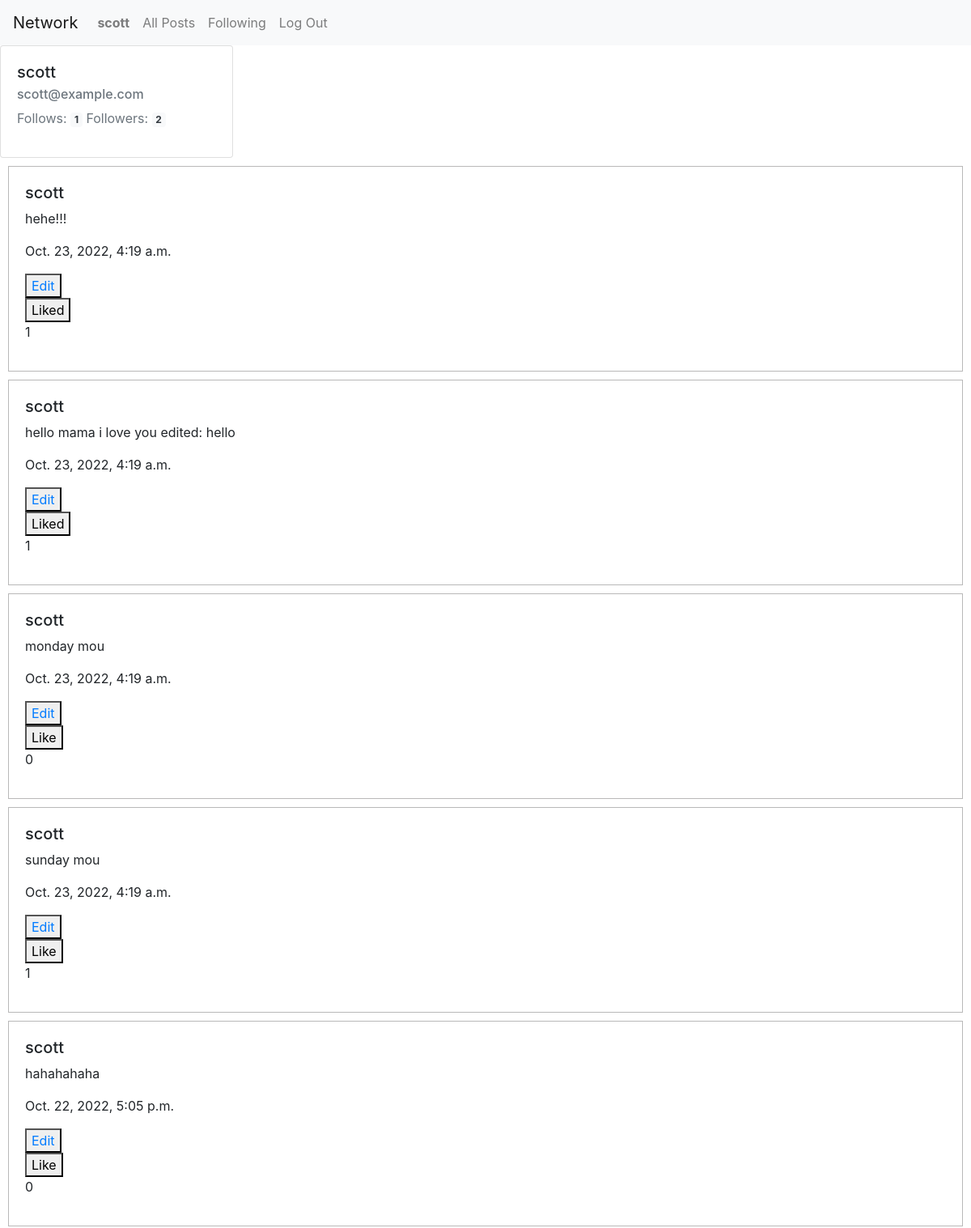
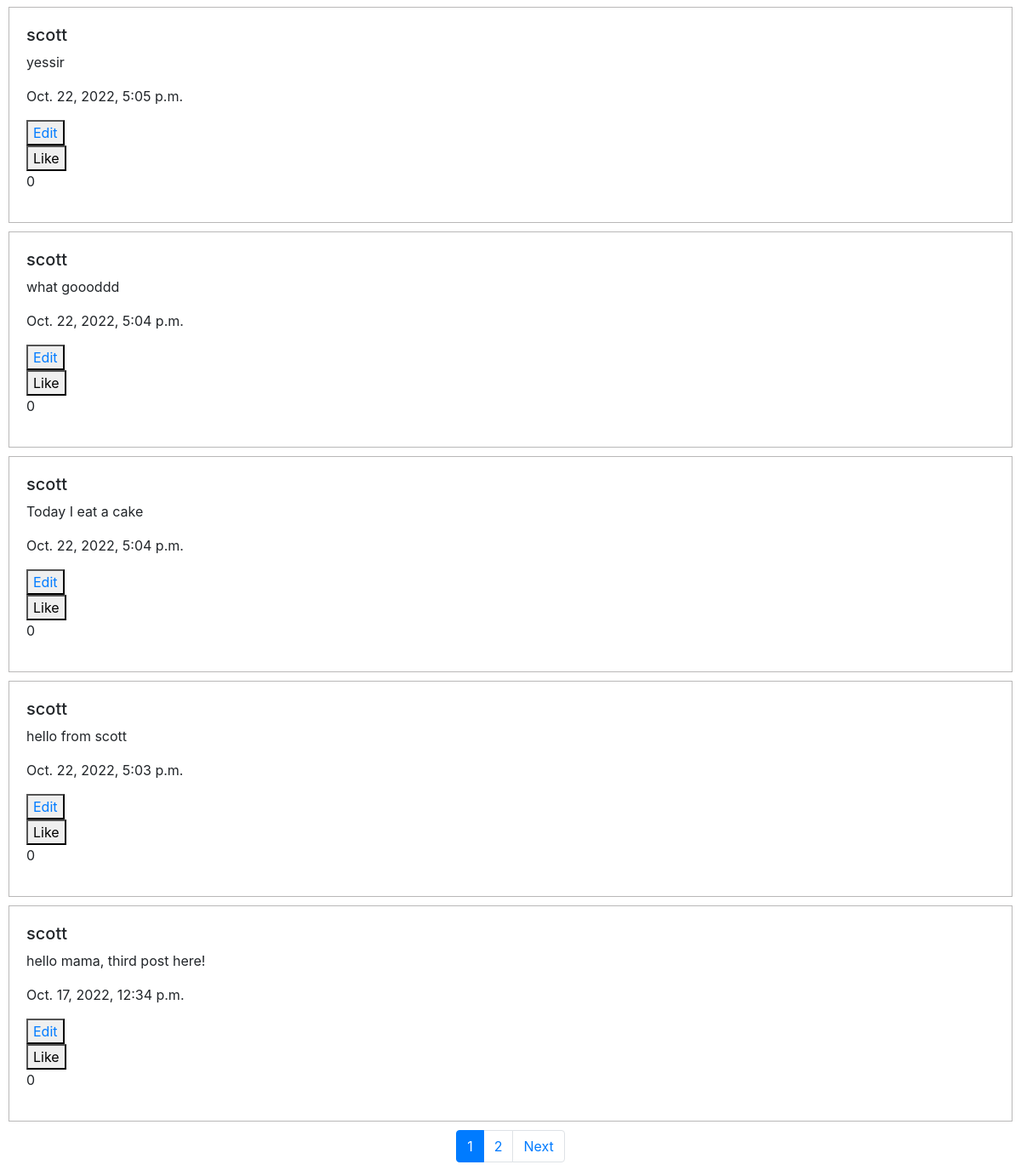
Screenshot of /profile/scott (signed in) with the database file from the repository (2 pictures, top to bottom).
### network/models.py (models this page shows, shortened)
class User(AbstractUser):
    pass

class Post(models.Model):
    user = models.ForeignKey(User, on_delete=models.CASCADE, related_name="posts")
    content = models.CharField(max_length=300)
    timestamp = models.DateTimeField(auto_now_add=True)
    like = models.ManyToManyField(User, blank=True, related_name="liked_user")

### network/views.py (the view)
# urls.py: path("profile/<str:username>", views.profile, name="profile"),
def profile(request, username):
    is_following = 0
    userinfo = User.objects.get(username=username)
    if request.user.is_authenticated:
        currentuser = request.session['_auth_user_id']
        is_following = Follower.objects.filter(follower=currentuser, following=userinfo).count()
        postData = Post.objects.filter(user=userinfo.id).order_by('-timestamp')
    else:
        postData = Post.objects.filter(username=userinfo.id).order_by('-timestamp')
    total_following = Follower.objects.filter(follower=userinfo).count()
    total_followers = Follower.objects.filter(following=userinfo).count()
    paginator = Paginator(postData, POST_PER_PAGE)
    page_number = request.GET.get('page')
    page_obj = paginator.get_page(page_number)
    return render(request, "network/profile.html",{
        "postData" : page_obj,
        "userinfo" : userinfo,
        "total_following" : total_following,
        "total_followers" : total_followers,
        "is_following" : is_following
    })

### network/templates/network/profile.html (shortened to what this page needs)
{% extends "network/layout.html" %}
{% load static %}
{% block body %}
<div class="card" style="width: 18rem;">
  <div class="card-body">
    <h5 class="card-title">{{ userinfo.username }}</h5>
    <h6 class="card-subtitle mb-2 text-muted">{{ userinfo.email }}</h6>
    <div style="display: flex">
      <p class="text-muted">
        Follows:
        <span id="numfollowing" class="badge bg-light text-dark">{{ total_following }}</span>
        Followers:
        <span id="numfollowers" class="badge bg-light text-dark">{{ total_followers }}</span>
      </p>
    </div>
  </div>
</div>
  {% for post in postData %}
  <div class="box">
    <h5>{{ post.user }}</h5>
    <p id="post-content-{{post.id}}" class="post">{{ post.content }}</p>
    <p>{{ post.timestamp }}</p>
    <button class="text-primary edit" data-id="{{post.id}}" id="edit-btn-{{post.id}}">Edit</button>
    <br>
    {% if not request.user in post.like.all %}
    <button data-id="{{post.id}}" id="post-like-{{post.id}}" class="likedpost" data-liked="no">Like</button>
    {% else %}
    <button data-id="{{post.id}}" id="post-like-{{post.id}}" class="likedpost" data-liked="yes">Liked</button>
    {% endif %}
    <p id="post-count-{{post.id}}">{{post.like.count}}</p>
  </div>
  {% endfor %}
{% endblock %}

### network/templates/network/layout.html (shortened to what this page needs)
{% load static %}
<!DOCTYPE html>
<html lang="en">
    <head>
        <link rel="stylesheet" href="https://stackpath.bootstrapcdn.com/bootstrap/4.4.1/css/bootstrap.min.css">
        <link href="{% static 'network/styles.css' %}" rel="stylesheet">
    </head>
    <body>
        <nav class="navbar navbar-expand-lg navbar-light bg-light">
            <a class="navbar-brand" href="#">Network</a>
            <div>
              <ul class="navbar-nav mr-auto">
                {% if user.is_authenticated %}
                    <li class="nav-item">
                        <a class="nav-link" href="{% url 'profile' user.username %}"><strong>{{ user.username }}</strong></a>
                    </li>
                {% endif %}
                <li class="nav-item">
                  <a class="nav-link" href="{% url 'index' %}" id="allPosts">All Posts</a>
                </li>
                {% if user.is_authenticated %}
                    <li class="nav-item">
                        <a class="nav-link" href="{% url 'following' %}" id="following">Following</a>
                    </li>
                    <li class="nav-item">
                        <a class="nav-link" href="{% url 'logout' %}" id="logOut">Log Out</a>
                    </li>
                {% endif %}
              </ul>
            </div>
          </nav>
        <div class="body">
            {% block body %}
            {% endblock %}
        </div>
        <nav aria-label="Page navigation example">
            <ul class="pagination justify-content-center">
                {% if postData.paginator.num_pages > 1 %}
                {% for num in postData.paginator.page_range %}
                {% if postData.number == num %}
                    <li class="page-item active" ><a class="page-link" href="#">{{ num }}</a></li>
                {% else %}
                    <li class="page-item " ><a class="page-link" href="?page={{ num }}">{{ num }}</a></li>
                {% endif %}
                {% endfor %}
                {% endif %}
                {% if postData.has_next %}
                     <li class="page-item"><a class="page-link" href="?page={{ postData.next_page_number }}">Next</a></li>
                {% endif %}
            </ul>
          </nav>
    </body>
</html>

### network/static/network/styles.css (style rules this page uses)
.box { padding: 20px; border: 1px solid rgb(185, 184, 184); margin: 10px; }
.edit { cursor: pointer; }

### rows the page displays
User: username "scott", email "scott@example.com"
Post: user "scott", content "hehe!!!", timestamp "Oct. 23, 2022, 4:19 a.m.", like.count "1"
Post: user "scott", content "hello mama i love you edited: hello", timestamp "Oct. 23, 2022, 4:19 a.m.", like.count "1"
Post: user "scott", content "monday mou", timestamp "Oct. 23, 2022, 4:19 a.m.", like.count "0"
Post: user "scott", content "sunday mou", timestamp "Oct. 23, 2022, 4:19 a.m.", like.count "1"
Post: user "scott", content "hahahahaha", timestamp "Oct. 22, 2022, 5:05 p.m.", like.count "0"
Post: user "scott", content "yessir", timestamp "Oct. 22, 2022, 5:05 p.m.", like.count "0"
Post: user "scott", content "what goooddd", timestamp "Oct. 22, 2022, 5:04 p.m.", like.count "0"
Post: user "scott", content "Today I eat a cake", timestamp "Oct. 22, 2022, 5:04 p.m.", like.count "0"
Post: user "scott", content "hello from scott", timestamp "Oct. 22, 2022, 5:03 p.m.", like.count "0"
Post: user "scott", content "hello mama, third post here!", timestamp "Oct. 17, 2022, 12:34 p.m.", like.count "0"

### other values shown
{{ total_following }} "1"
{{ total_followers }} "2"
{{ num }} "1"
{{ num }} "2"
